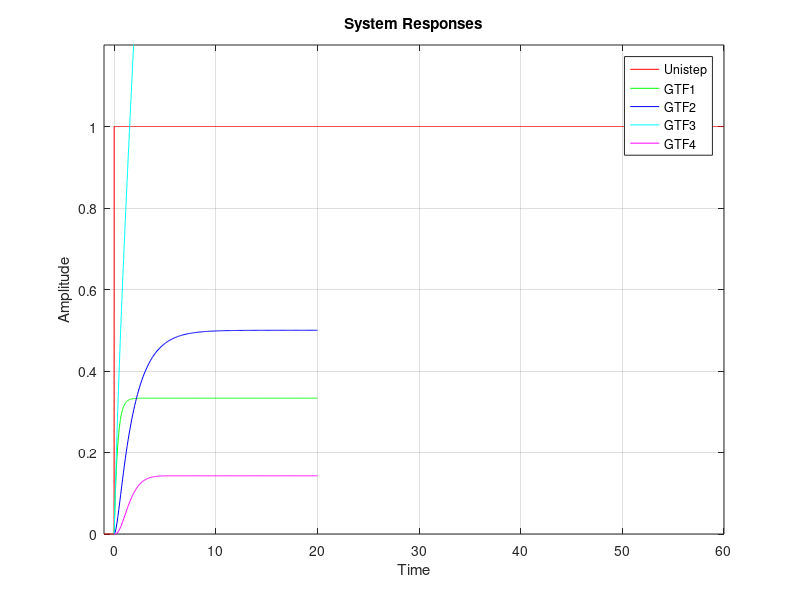
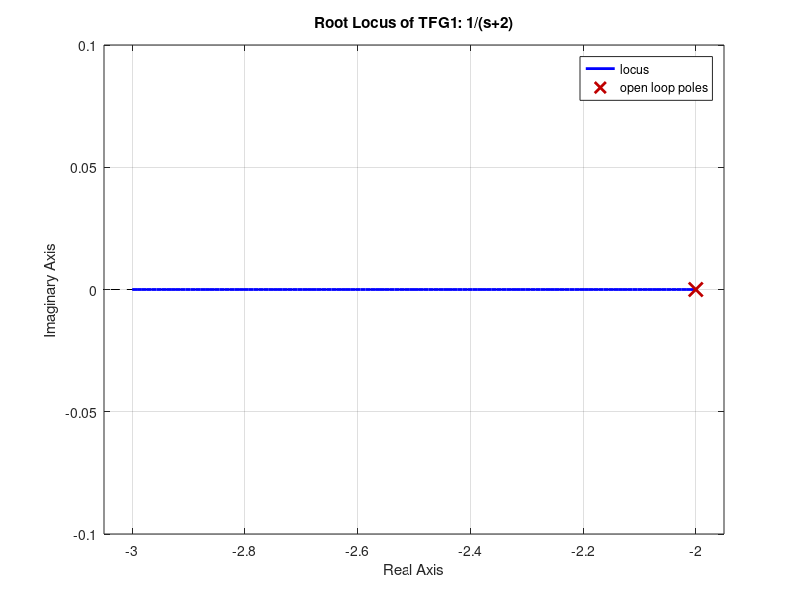
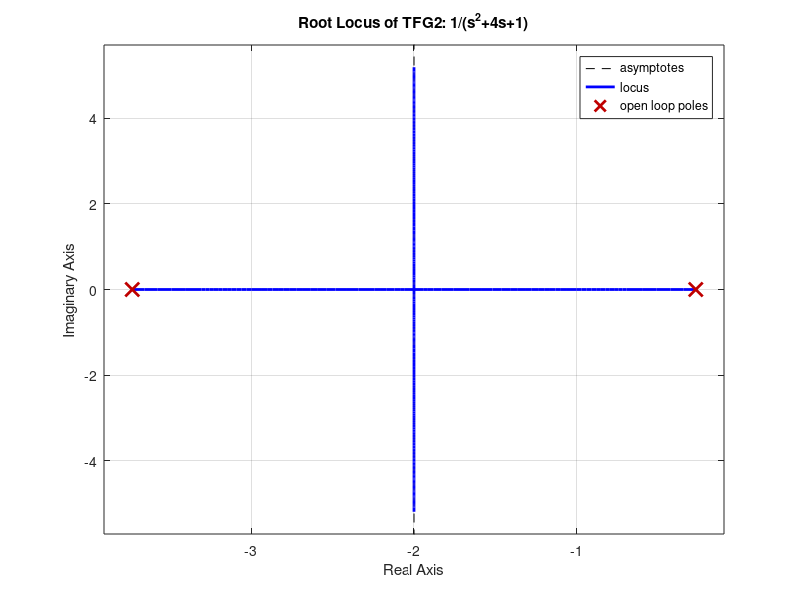
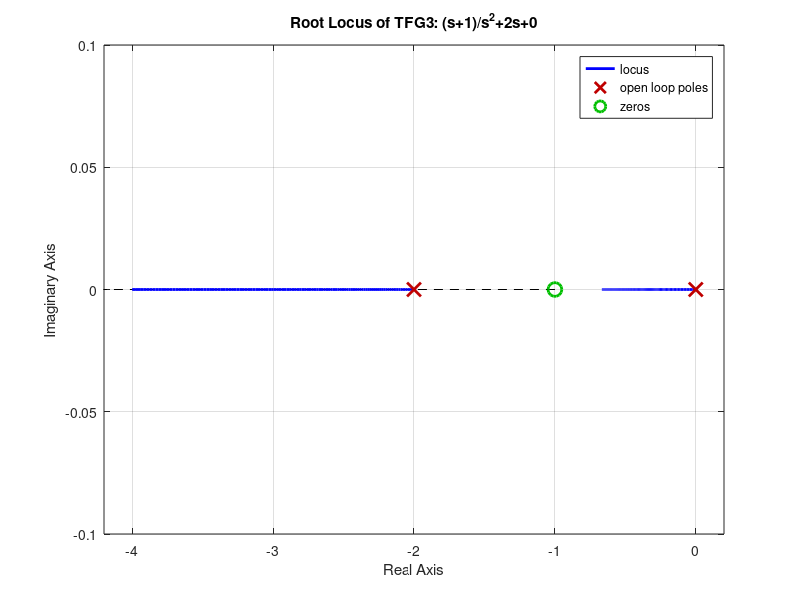

MATLAB code for these plots, in order:
% Control Theory
% 28/05/2020
% Nico Antonelli

% --- Roots: Geometric Locus ---


% GTF1 = k/s+(2+k)
% GTF2 = k/s^2+4s+(1+k) 
% GTF3 = k(s+1)/s(s+2) = (ks+k)/s^2+2s+0
% GTF4 = k/(s+1)(s+2)(s+3)+k = k/s^3+6s^2+11s+(6+k)

% Global Transference Function 1, k = 1
k = 1;
num = [k];
den = [1 , 2+k];
GTF1 = tf(num, den);

% Global Transference Function 2, k = 1
k = 1;
num = [k];
den = [1, 4, 1+k];
GTF2 = tf(num, den);

% Global Transference Function 3, k = 1
k = 1;
num = [k, k];
den = [1, 2, 0];
GTF3 = tf(num, den);

% Global Transference Function 4, k = 1
k = 1;
num = [k];
den = [1, 6, 11, 6+k];
GTF4 = tf(num, den);

% Unistep
t = (-1:0.01:60);
unistep = t>=0;

% Step Responses
hold on;
plot(t, unistep, '-r');
step(GTF1, '-g', GTF2, '-b', GTF3, '-c', GTF4, '-m');
hold off;

% Graphs
xlim([-1, 60]);
ylim([0, 1.2]);
xlabel('Time');
ylabel('Amplitude');
title('System Responses');
legend('Unistep', 'GTF1', 'GTF2', 'GTF3', 'GTF4');

% Roots: Geometric Locus
% Parameter: TF_open
figure(2);
TFG1_open = tf([1], [1, 2]);
rlocus(TFG1_open);
title('Root Locus of TFG1: 1/(s+2)');

figure(3);
TFG2_open = tf([1], [1, 4, 1]);
rlocus(TFG2_open);
title('Root Locus of TFG2: 1/(s^2+4s+1)');

figure(4);
TFG3_open = tf([1, 1], [1, 2, 0]);
rlocus(TFG3_open);
title('Root Locus of TFG3: (s+1)/s^2+2s+0');

figure(5);
TFG4_open = tf([1], [1, 6, 11, 6]);
rlocus(TFG4_open);
title('Root Locus of TFG4: 1/s^3+6s^2+11s+6');
